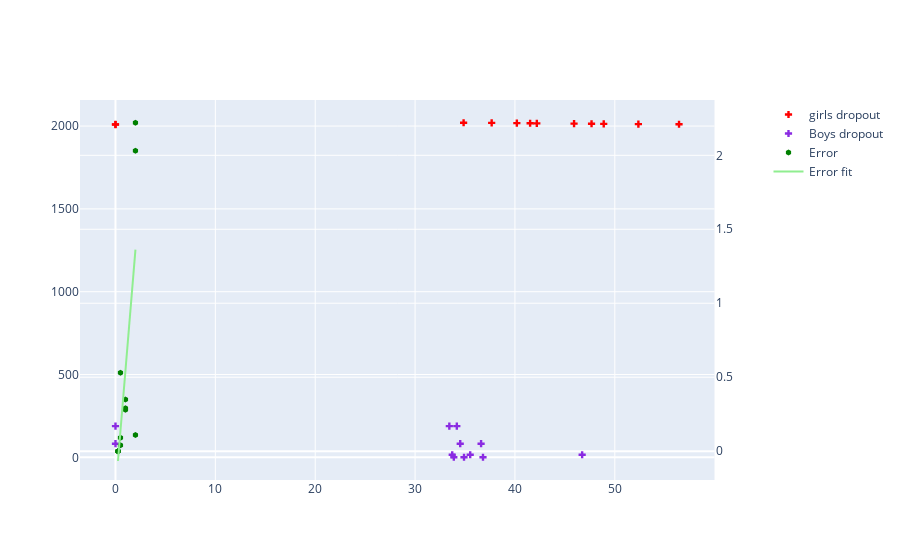

Here is the notebook cell this chart was saved with:
### Code cell
import numpy as np
from sklearn.linear_model import LinearRegression
size = [0.25, 0.5, 1.0, 2.0, 0.25, 0.5, 1.0, 2.0, 0.25, 0.5, 1.0, 2.0]
time = [228.64, 28.8, 3.88, 0.47, 439.72,54.2, 6.65, 0.77, 808.67, 103.53, 12.3, 1.79]
error = [0.0, 0.53, 0.28, 2.03, 0.0, 0.09, 0.29, 2.22, 0.0, 0.04, 0.35, 0.11]

err_size_regr = LinearRegression()
err_size_res = err_size_regr.fit(np.array(size).reshape(-1,1), np.array(error))
err_fit = err_size_regr.predict(np.array(size).reshape(-1,1))

time_size_regr = LinearRegression()
time_size_res = err_size_regr.fit(np.array(size).reshape(-1,1), np.log(np.array(time)))
time_fit = np.exp(time_size_res.predict(np.array(size).reshape(-1,1)))


import plotly.graph_objects as go
from plotly.subplots import make_subplots


fig = make_subplots(specs=[[{"secondary_y": True}]])
fig.add_trace(
    go.Scatter(x=df4['Girls(dropout)'], y=df4['Year'], name="girls dropout", mode = "markers", marker_symbol=3, marker_color = "red"),
    secondary_y=False)

fig.add_trace(
    go.Scatter(x=df4['Boys(dropout)'], y=time_fit, mode = "markers",name="Boys dropout", marker_symbol=3, marker_color = "blueviolet"), 
    secondary_y=False)

fig.add_trace(
    go.Scatter(x=size, y=error, mode = "markers",name="Error", marker_symbol=14,marker_color = "green"), 
    secondary_y=True)

fig.add_trace(
    go.Scatter(x=size, y=err_fit, mode = "lines",name="Error fit", marker_color = "lightgreen"), 
    secondary_y=True)

fig.show()

### Figure 1 — Plotly figure (JSON) as saved in the notebook; plotly's stock layout.template omitted (floating-point values rounded to 4 significant figures)
{"data": [{"marker": {"color": "red", "symbol": 3}, "mode": "markers", "name": "girls dropout", "type": "scatter", "x": [0, 0, 56.43, 52.36, 48.89, 47.67, 45.92, 42.19, 41.52, 40.19, 37.67, 34.86], "xaxis": "x", "y": [2009, 2010, 2011, 2012, 2013, 2014, 2015, 2016, 2017, 2018, 2019, 2020], "yaxis": "y"}, {"marker": {"color": "blueviolet", "symbol": 3}, "mode": "markers", "name": "Boys dropout", "type": "scatter", "x": [0, 0, 46.73, 34.9, 34.18, 34.52, 33.72, 33.88, 33.43, 36.61, 35.52, 36.8], "xaxis": "x", "y": [188.7, 82.38, 15.7, 0.5705, 188.7, 82.38, 15.7, 0.5705, 188.7, 82.38, 15.7, 0.5705], "yaxis": "y"}, {"marker": {"color": "green", "symbol": 14}, "mode": "markers", "name": "Error", "type": "scatter", "x": [0.25, 0.5, 1, 2, 0.25, 0.5, 1, 2, 0.25, 0.5, 1, 2], "xaxis": "x", "y": [0, 0.53, 0.28, 2.03, 0, 0.09, 0.29, 2.22, 0, 0.04, 0.35, 0.11], "yaxis": "y2"}, {"marker": {"color": "lightgreen"}, "mode": "lines", "name": "Error fit", "type": "scatter", "x": [0.25, 0.5, 1, 2, 0.25, 0.5, 1, 2, 0.25, 0.5, 1, 2], "xaxis": "x", "y": [-0.06632, 0.1378, 0.546, 1.362, -0.06632, 0.1378, 0.546, 1.362, -0.06632, 0.1378, 0.546, 1.362], "yaxis": "y2"}], "layout": {"xaxis": {"anchor": "y", "domain": [0, 0.94]}, "yaxis": {"anchor": "x", "domain": [0, 1]}, "yaxis2": {"anchor": "x", "overlaying": "y", "side": "right"}}}
